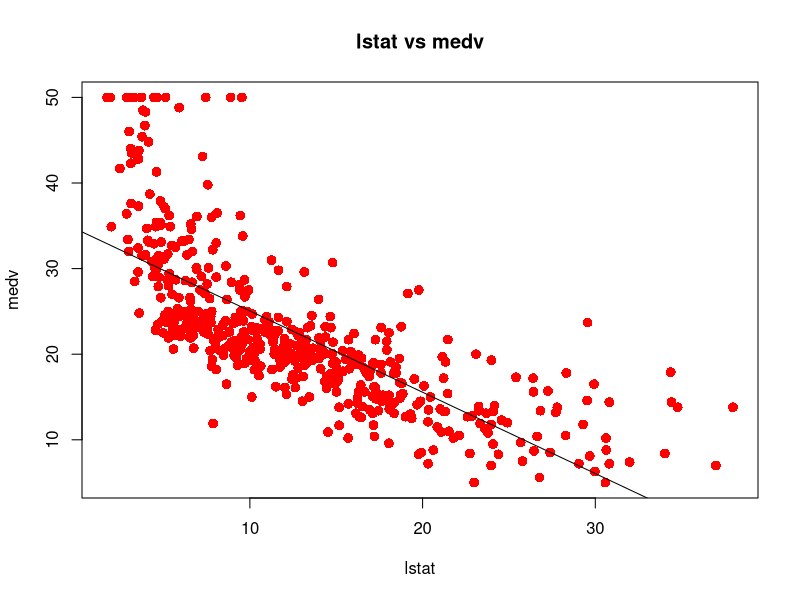

This figure's R source: (Note: this script raises an error after producing the figure.)

# Uploading data ----------------------------------------------------------

library(MASS)
df <- Boston

# Linear Regression -------------------------------------------------------

linearfm <- lm(medv~lstat, df)
nomial <- lm(data=df, medv~I(lstat^100))
summary(linearfm)

# Residuals:
# Min      1Q  Median      3Q     Max 
# -15.168  -3.990  -1.318   2.034  24.500 

# Coefficients:
#  Estimate Std. Error t value            Pr(>|t|)    
# (Intercept) 34.55384    0.56263   61.41 <0.0000000000000002 ***
#  lstat       -0.95005    0.03873  -24.53 <0.0000000000000002 ***
#  ---
#  Signif. codes:  0 ‘***’ 0.001 ‘**’ 0.01 ‘*’ 0.05 ‘.’ 0.1 ‘ ’ 1

# Residual standard error: 6.216 on 504 degrees of freedom
# Multiple R-squared:  0.5441,	Adjusted R-squared:  0.5432 
# F-statistic: 601.6 on 1 and 504 DF,  p-value: < 0.00000000000000022

# Plot --------------------------------------------------------------------

#Using Base R
plot(df$lstat, df$medv, pch = 16, cex = 1.3, col = "red", 
     main = "lstat vs medv", xlab = "lstat", ylab = "medv")

abline(linearfm)

#Using ggplot
ggplot(data=df, mapping=aes(x=lstat, y=medv), ) + 
  geom_point()+
  geom_smooth(method="lm", formula=y~poly(x,2), se=FALSE)


summary(nomial)
confint(linearfm, level=0.95)
predict(linearfm$lstat, linearfm$medv)



  